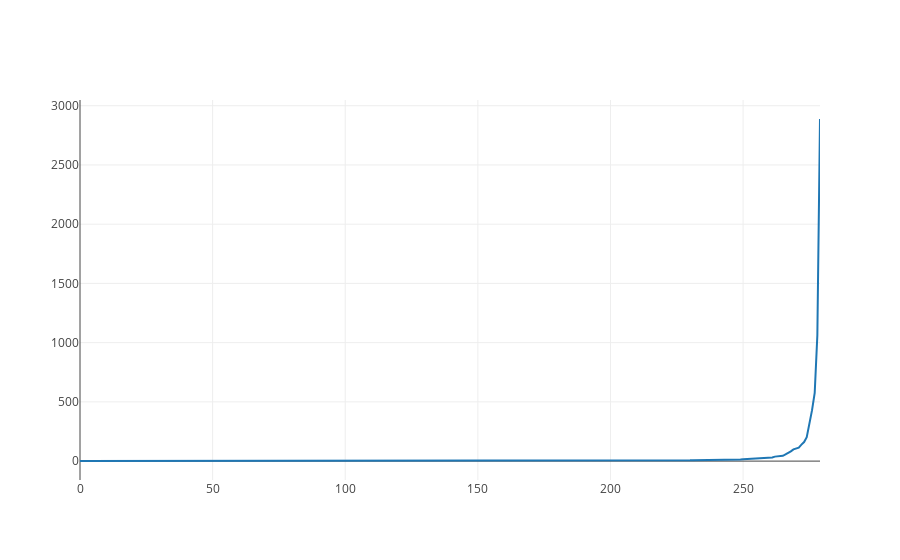

Write notebook code for a chart like this one.
### Code cell
from plotly import __version__
from plotly.offline import download_plotlyjs, init_notebook_mode, plot, iplot
from plotly.graph_objs import *
init_notebook_mode(connected=True)
#x-axis tells about rank and y axis about frequency of rank
iplot([{"x" : x, "y": y}])

### Figure 1 — Plotly figure (JSON) as saved in the notebook; plotly's stock layout.template omitted (floating-point values rounded to 4 significant figures; data arrays with more than 128 entries replaced by an {"elided": "..."} marker saying what was removed)
{"data": [{"x": {"elided": "280 int values"}, "y": {"elided": "280 int values"}}], "layout": {}}
